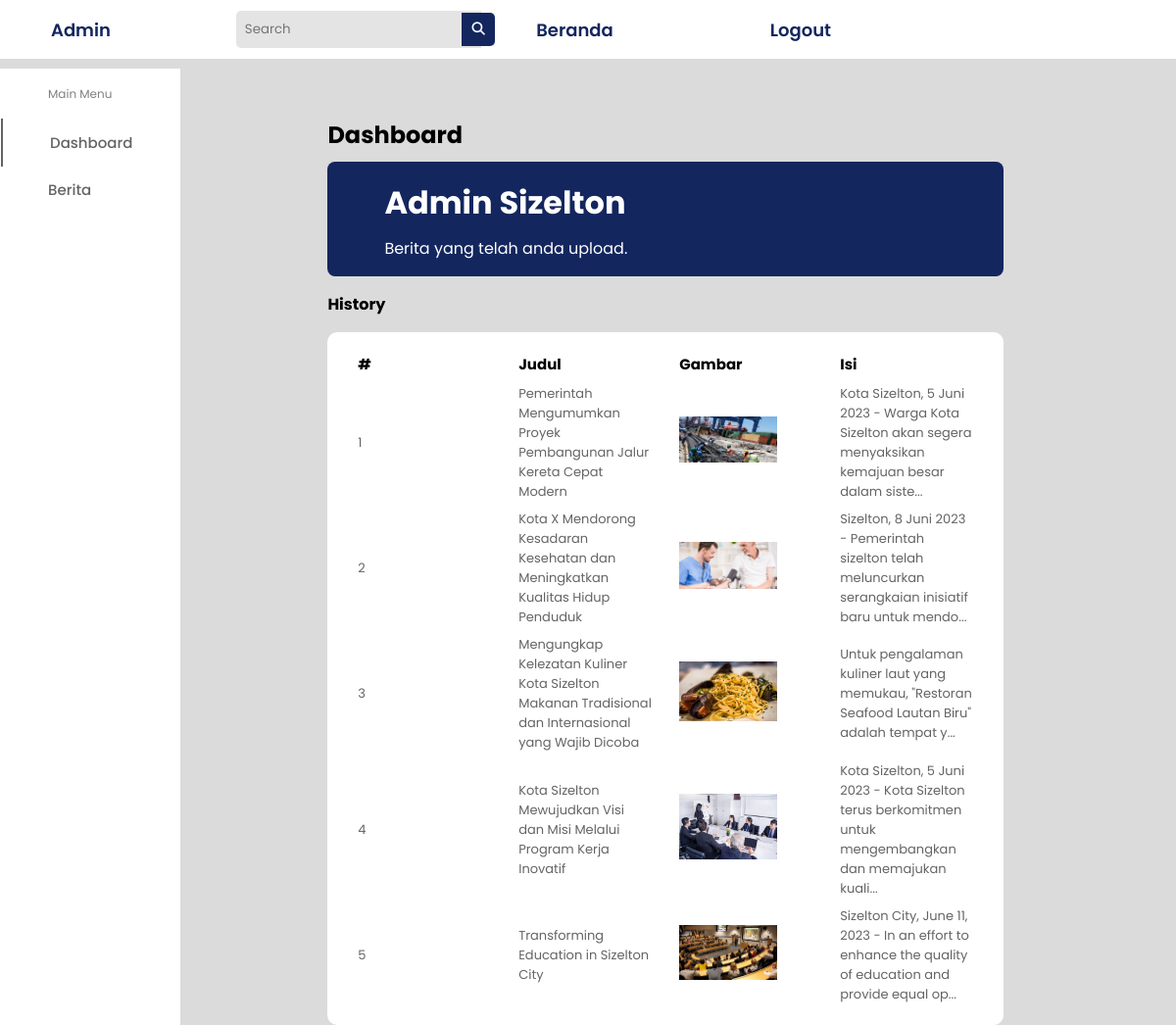
/admin/admin.php, run on the app's committed database.
### tables this page shows
CREATE TABLE `berita` (
  `id` int NOT NULL,
  `kategori` varchar(255) NOT NULL,
  `judul` varchar(255) NOT NULL,
  `gambar` varchar(255) NOT NULL,
  `isi` text NOT NULL
);

### function.php (called while the page is built, shortened)
<?php
function koneksi(){
    $con= mysqli_connect("localhost","root","","tubes");
    return $con;
}
function query($query){
    $con = koneksi();
    $hasil= mysqli_query($con,$query);
    $rows= [];
    while ($row= mysqli_fetch_assoc($hasil)){
        $rows[] = $row;
    }
    return $rows;
}

### admin/admin.php (the view, shortened to what this page needs)
<?php
require '../function.php';
$query = query("SELECT * FROM berita");
?>
<!DOCTYPE html>
<html lang="en">
<head>
  <link rel="stylesheet" href="admin.css" />
  <link rel="stylesheet" href="https://cdnjs.cloudflare.com/ajax/libs/font-awesome/6.2.0/css/all.min.css" />
</head>
<body>
  <header class="header">
    <div class="logo">
      <a href="#">Admin</a>
      <form action="" method="post">
        <div class="search_box">
          <input type="text" name="keyword" placeholder="Search ">
          <button type="submit" name="cari" style="margin-left: -20px;"><i class="fa-sharp fa-solid fa-magnifying-glass"></i></button>
        </div>
      </form>
      <div class="navbar-nav">
        <a href="#beranda">Beranda</a>
      </div>
      <div class="navbar-nav">
        <a href="../login/logout.php">Logout</a>
      </div>
    </div>
  </header>
  <div class="container">
    <nav>
      <div class="side_navbar">
        <span>Main Menu</span>
        <a href="#dashboard" class="active">Dashboard</a>
        <a href="berita.php">Berita</a>
      </div>
    </nav>
    <div class="main-body">
      <h2>Dashboard</h2>
      <div class="promo_card">
        <h1> Admin Sizelton</h1>
        <span>Berita yang telah anda upload.</span>
      </div>
      <div class="history_lists" id="dashboard">
        <div class="list1">
          <div class="row">
            <h4>History</h4>
          </div>
          <table>
            <thead>
              <tr>
                <th>#</th>
                <th>Judul</th>
                <th>Gambar</th>
                <th>Isi</th>
              </tr>
            </thead>
            <tbody>
              <?php $i = 1; ?>
              <?php foreach ($query as $berita) : ?>
                <tr>
                  <td><?= $i++; ?></td>
                  <td><?= $berita['judul']; ?></td>
                  <td><img src="../img/uploaded/<?= $berita['gambar']; ?>" alt="<?= $berita['gambar']; ?>" width="100px"></td>
                  <td><?= substr_replace($berita['isi'], '...', 100); ?></td>
                </tr>
              <?php endforeach; ?>
            </tbody>
          </table>
        </div>
      </div>
</body>
</html>

### admin/admin.css (style rules this page uses)
* { margin: 0; padding: 0; border: none; outline: none; text-decoration: none; box-sizing: border-box; font-family: "Poppins", sans-serif; }
body { background: rgb(219, 219, 219); }
.header { display: flex; align-items: center; justify-content: space-between; height: 60px; padding: 20px; background: #fff; }
.logo { display: flex; align-items: center; }
.logo a { color: #13265E; font-size: 18px; font-weight: 600; margin: 2rem 8rem 2rem 2rem; }
.search_box { display: flex; align-items: center; }
.search_box input { padding: 9px; width: 250px; background: rgb(228, 228, 228); border-top-left-radius: 5px; border-bottom-left-radius: 5px; }
.search_box i { padding: 0.66rem; cursor: pointer; color: #fff; background: #13265E; border-top-right-radius: 5px; border-bottom-right-radius: 5px; }
.container { margin-top: 10px; display: flex; justify-content: first baseline; }
nav { background: #fff; }
.side_navbar { padding: 1px; display: flex; flex-direction: column; height: 91vh; }
.side_navbar span { color: gray; margin: 1rem 3rem; font-size: 12px; }
.side_navbar a { width: 100%; padding: 0.8rem 3rem; font-weight: 500; font-size: 15px; color: rgb(100, 100, 100); }
.side_navbar .active { border-left: 2px solid rgb(100, 100, 100); }
.main-body { width: 70%; padding-left: 150px; margin-top:50px; }
.promo_card { width: 100%; color: #fff; margin-top: 10px; border-radius: 8px; padding: 0.5rem 1rem 1rem 3rem; background: #13265E; }
.promo_card h1, .promo_card span, button { margin: 10px; }
.history_lists { width: 100%; display: flex; align-items: center; justify-content:baseline; }
.row { display: flex; justify-content: space-between; align-items: center; margin: 1rem 0; }
table { word-wrap: break-word; table-layout: fixed; width: 100%; background: #fff; padding: 1rem; text-align: left; border-radius: 10px; }
table td, th { padding: 0.2rem 0.8rem; }
table th { font-size: 15px; }
table td { font-size: 13px; color: rgb(100, 100, 100); }

### data on the page
berita: judul "Pemerintah Mengumumkan Proyek Pembangunan Jalur Kereta Cepat Modern", gambar (picture), isi "Kota Sizelton, 5 Juni 2023 - Warga Kota Sizelton akan segera menyaksikan kemajuan besar dalam siste..."
berita: judul "Kota X Mendorong Kesadaran Kesehatan dan Meningkatkan Kualitas Hidup Penduduk", gambar (picture), isi "Sizelton, 8 Juni 2023 - Pemerintah sizelton telah meluncurkan serangkaian inisiatif baru untuk mendo..."
berita: judul "Mengungkap Kelezatan Kuliner Kota Sizelton Makanan Tradisional dan Internasional yang Wajib Dicoba", gambar (picture), isi "Untuk pengalaman kuliner laut yang memukau, \"Restoran Seafood Lautan Biru\" adalah tempat y..."
berita: judul "Kota Sizelton Mewujudkan Visi dan Misi Melalui Program Kerja Inovatif", gambar (picture), isi "Kota Sizelton, 5 Juni 2023 - Kota Sizelton terus berkomitmen untuk mengembangkan dan memajukan kuali..."
berita: judul "Transforming Education in Sizelton City", gambar (picture), isi "Sizelton City, June 11, 2023 - In an effort to enhance the quality of education and provide equal op..."
